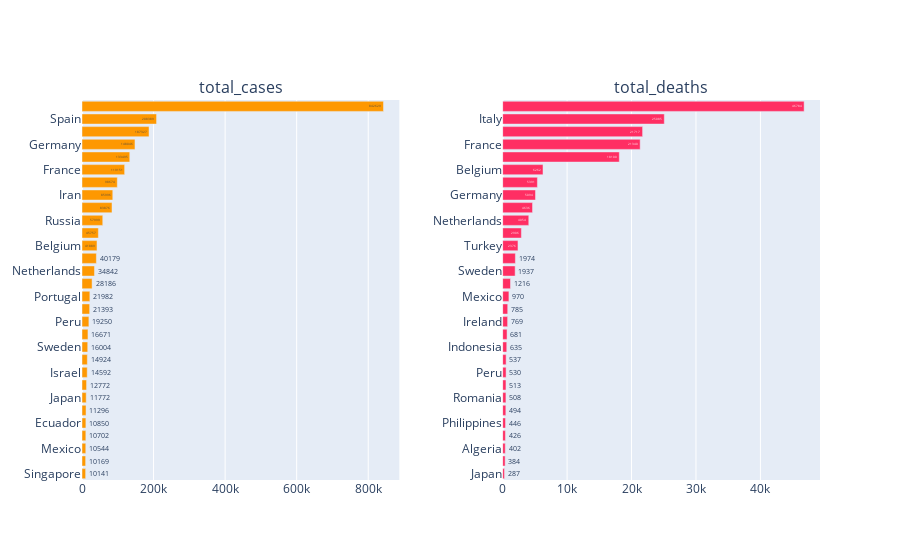

Notebook cell for this chart:
### Code cell
fig_c = px.bar(country_wise.sort_values('total_cases').tail(30), x="total_cases", y="location", 
               text='total_cases', orientation='h', color_discrete_sequence = [act])
fig_d = px.bar(country_wise.sort_values('total_deaths').tail(30), x="total_deaths", y="location", 
               text='total_deaths', orientation='h', color_discrete_sequence = [dth])

fig = make_subplots(rows=1, cols=2, shared_xaxes=False, horizontal_spacing=0.14, vertical_spacing=0.08,
                    subplot_titles=('total_cases', 'total_deaths'))
fig.add_trace(fig_c['data'][0], row=1, col=1)
fig.add_trace(fig_d['data'][0], row=1, col=2)

### Figure 1 — Plotly figure (JSON) as saved in the notebook; plotly's stock layout.template omitted (floating-point values rounded to 4 significant figures)
{"data": [{"alignmentgroup": "True", "hovertemplate": "total_cases=%{text}<br>location=%{y}<extra></extra>", "legendgroup": "", "marker": {"color": "#fe9801"}, "name": "", "offsetgroup": "", "orientation": "h", "showlegend": false, "text": [10141, 10169, 10544, 10702, 10850, 11296, 11772, 12772, 14592, 14924, 16004, 16671, 19250, 21393, 21982, 28186, 34842, 40179, 41889, 45757, 57999, 83876, 85996, 98674, 119151, 133495, 148046, 187327, 208389, 842629], "textposition": "auto", "type": "bar", "x": [10141, 10169, 10544, 10702, 10850, 11296, 11772, 12772, 14592, 14924, 16004, 16671, 19250, 21393, 21982, 28186, 34842, 40179, 41889, 45757, 57999, 83876, 85996, 98674, 119151, 133495, 148046, 187327, 208389, 842629], "xaxis": "x", "y": ["Singapore", "Poland", "Mexico", "South Korea", "Ecuador", "Chile", "Japan", "Saudi Arabia", "Israel", "Austria", "Sweden", "Ireland", "Peru", "India", "Portugal", "Switzerland", "Netherlands", "Canada", "Belgium", "Brazil", "Russia", "China", "Iran", "Turkey", "France", "United Kingdom", "Germany", "Italy", "Spain", "United States"], "yaxis": "y"}, {"alignmentgroup": "True", "hovertemplate": "total_deaths=%{text}<br>location=%{y}<extra></extra>", "legendgroup": "", "marker": {"color": "#ff2e63"}, "name": "", "offsetgroup": "", "orientation": "h", "showlegend": false, "text": [287, 384, 402, 426, 446, 494, 508, 513, 530, 537, 635, 681, 769, 785, 970, 1216, 1937, 1974, 2376, 2906, 4054, 4636, 5094, 5391, 6262, 18100, 21340, 21717, 25085, 46784], "textposition": "auto", "type": "bar", "x": [287, 384, 402, 426, 446, 494, 508, 513, 530, 537, 635, 681, 769, 785, 970, 1216, 1937, 1974, 2376, 2906, 4054, 4636, 5094, 5391, 6262, 18100, 21340, 21717, 25085, 46784], "xaxis": "x2", "y": ["Japan", "Denmark", "Algeria", "Poland", "Philippines", "Austria", "Romania", "Russia", "Peru", "Ecuador", "Indonesia", "India", "Ireland", "Portugal", "Mexico", "Switzerland", "Sweden", "Canada", "Turkey", "Brazil", "Netherlands", "China", "Germany", "Iran", "Belgium", "United Kingdom", "France", "Spain", "Italy", "United States"], "yaxis": "y2"}], "layout": {"annotations": [{"font": {"size": 16}, "showarrow": false, "text": "total_cases", "x": 0.215, "xanchor": "center", "xref": "paper", "y": 1, "yanchor": "bottom", "yref": "paper"}, {"font": {"size": 16}, "showarrow": false, "text": "total_deaths", "x": 0.785, "xanchor": "center", "xref": "paper", "y": 1, "yanchor": "bottom", "yref": "paper"}], "xaxis": {"anchor": "y", "domain": [0, 0.43]}, "xaxis2": {"anchor": "y2", "domain": [0.57, 1]}, "yaxis": {"anchor": "x", "domain": [0, 1]}, "yaxis2": {"anchor": "x2", "domain": [0, 1]}}}
